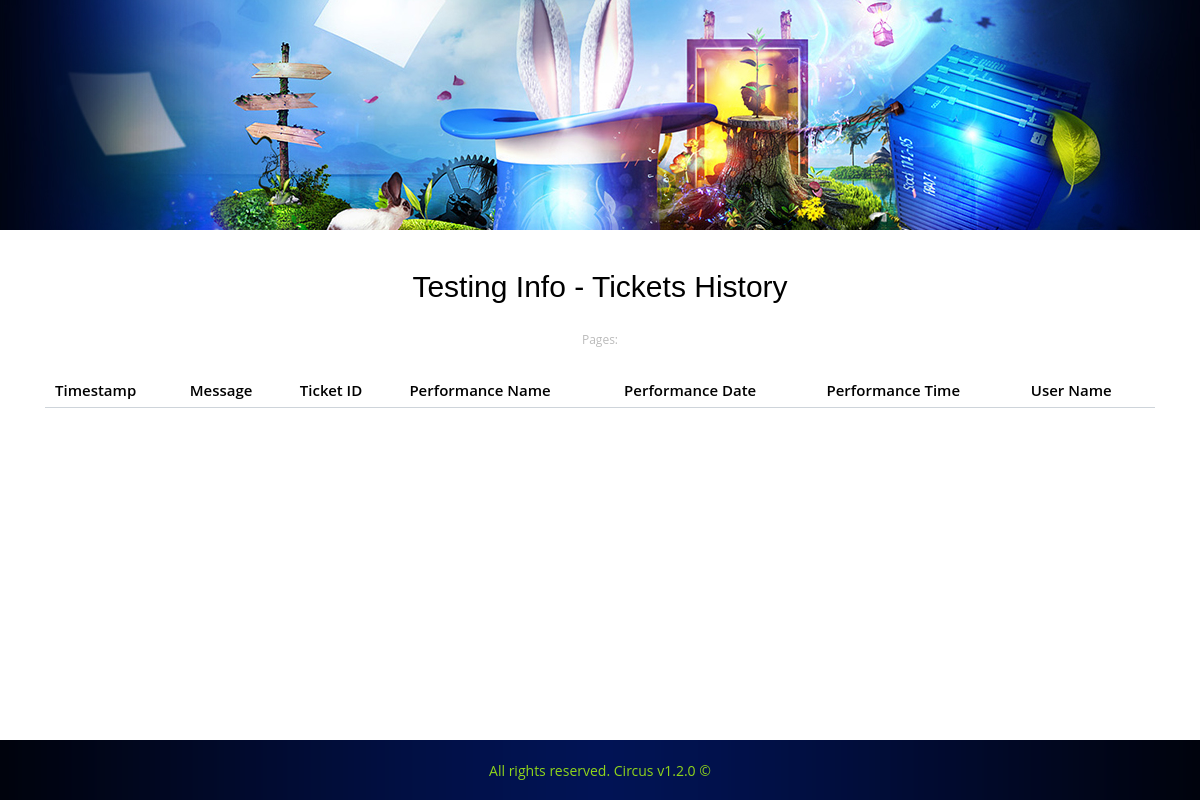
Page /testing/history/2 on the earlier database version.
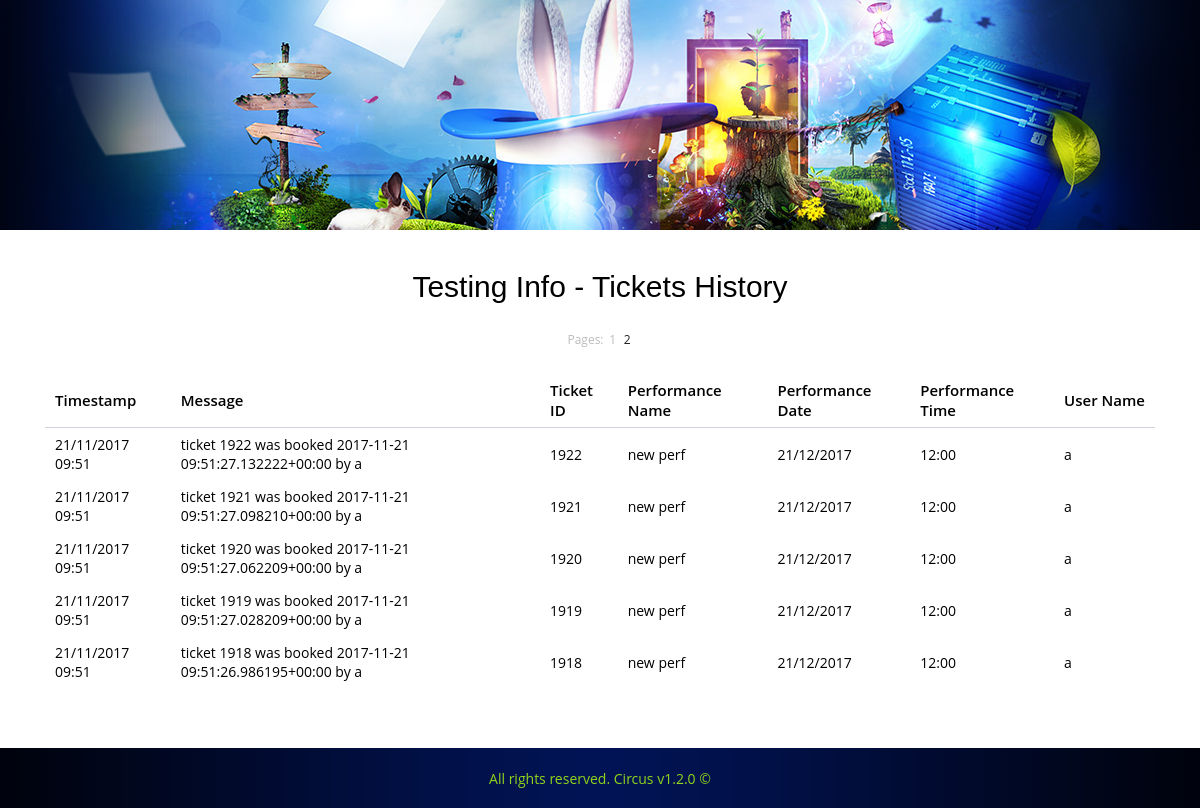
Same page on the later database version.
### core/models.py (models this page shows, shortened)
class TicketHistory(models.Model):
    datetime = models.DateTimeField()
    message = models.CharField(max_length=100)
    ticket_id = models.ForeignKey(
        Ticket,
        on_delete=models.CASCADE,
        null=False
    )
    user_id = models.ForeignKey(
        User,
        on_delete=models.SET_NULL,
        null=True
    )

class Ticket(models.Model):
    status = models.CharField(
        max_length=16,
        validators=[check_ticket_status],
        default='available'
    )
    performance = models.ForeignKey(
        Performance,
        related_name='tickets',
        on_delete=models.CASCADE,
        null=False,
        blank=False
    )
    booked = models.DateTimeField(
        null=True,
        blank=True
    )
    bought = models.DateTimeField(
        null=True,
        blank=True
    )
    booked_by = models.ForeignKey(
        User,
        related_name='booked_tickets',
        on_delete=models.CASCADE,
        null=True,
    )
    bought_by = models.ForeignKey(
        User,
        related_name='bought_tickets',
        on_delete=models.CASCADE,
        null=True
    )

class Performance(models.Model):
    date = models.DateField('date of performance')
    time = models.TimeField('time of performance')
    price = models.FloatField('price of performance')
    name = models.CharField('name of performance', max_length=32)
    description = models.TextField(max_length=1000)

### ui/testing_views.py (the view)
# urls.py: path('testing/history/', testing_views.ticket_history_view),
def ticket_history_view(request, number=1):
    if number < 1:
        number = 1
    LIM = 10
    records = processing.get_ticket_history()
    num = int(len(records) / LIM)
    if num == 0:
        context = {'history': records}
    else:
        context = {'history': records[(number-1)*LIM:number*LIM],
                   'pages': [x+1 for x in range(num+1)],
                   'current': number}
    return render(request, 'testing/ticket_history.html', context)

### core/processing/ticket_operations.py (called while the page is built)
def get_ticket_history():
    return TicketHistory.objects.all().order_by('-id')

### ui/templates/testing/ticket_history.html
{% extends 'base.html' %}
{% block content %}
    <div class='title'>Testing Info - Tickets History</div>
    <div class="container">
        <div class="pageLinks">
            <span>Pages:</span>
            {% for page in pages %}
                <a href="/testing/history/{{ page }}" {% if current == page %} class='current' {% endif %}>{{ page }}</a>
            {% endfor %}
        </div>
        <div class='row-sm'>
            <table class='rTable ticketTable'>
                <thead class='rThead'>
                <tr class='rRow'>
                    <td class='rTd'>Timestamp</td>
                    <td class='rTd'>Message</td>
                    <td class='rTd'>Ticket ID</td>
                    <td class='rTd'>Performance Name</td>
                    <td class='rTd'>Performance Date</td>
                    <td class='rTd'>Performance Time</td>
                    <td class='rTd'>User Name</td>
                </tr>
                </thead>
                <tbody class='rTbody'>
                {% for record in history %}
                    <tr class='rRow'>
                        <td class='rTd rTdTimestamp'>{{ record.datetime|date:"d/m/Y" }} {{ record.datetime|time:"H:i" }}</td>
                        <td class='rTd rTdMessage'>{{ record.message }}</td>
                        <td class='rTd rTdTicket'>{{ record.ticket_id.id }}</td>
                        <td class='rTd rTdP1'>{{ record.ticket_id.performance.name }}</td>
                        <td class='rTd rTdP2'>{{ record.ticket_id.performance.date|date:"d/m/Y" }}</td>
                        <td class='rTd rTdP3'>{{ record.ticket_id.performance.time|time:"H:i" }}</td>
                        <td class='rTd rTdUser'>{{ record.user_id.username }}</td>
                    </tr>
                {% endfor %}
                </tbody>
            </table>
        </div>
    </div>
{% endblock %}

Differences in the rows shown:
added TicketHistory: datetime "21/11/2017", datetime "09:51", message "ticket 1922 was booked 2017-11-21 09:51:27.132222+00:00 by a", ticket_id.id "1922", ticket_id.performance.name "new perf", ticket_id.performance "21/12/2017", ticket_id.performance.time "12:00", user_id.username "a"
added TicketHistory: datetime "21/11/2017", datetime "09:51", message "ticket 1921 was booked 2017-11-21 09:51:27.098210+00:00 by a", ticket_id.id "1921", ticket_id.performance.name "new perf", ticket_id.performance "21/12/2017", ticket_id.performance.time "12:00", user_id.username "a"
added TicketHistory: datetime "21/11/2017", datetime "09:51", message "ticket 1920 was booked 2017-11-21 09:51:27.062209+00:00 by a", ticket_id.id "1920", ticket_id.performance.name "new perf", ticket_id.performance "21/12/2017", ticket_id.performance.time "12:00", user_id.username "a"
added TicketHistory: datetime "21/11/2017", datetime "09:51", message "ticket 1919 was booked 2017-11-21 09:51:27.028209+00:00 by a", ticket_id.id "1919", ticket_id.performance.name "new perf", ticket_id.performance "21/12/2017", ticket_id.performance.time "12:00", user_id.username "a"
added TicketHistory: datetime "21/11/2017", datetime "09:51", message "ticket 1918 was booked 2017-11-21 09:51:26.986195+00:00 by a", ticket_id.id "1918", ticket_id.performance.name "new perf", ticket_id.performance "21/12/2017", ticket_id.performance.time "12:00", user_id.username "a"
Other differences:
new list line: "1"
new list line: "2"
